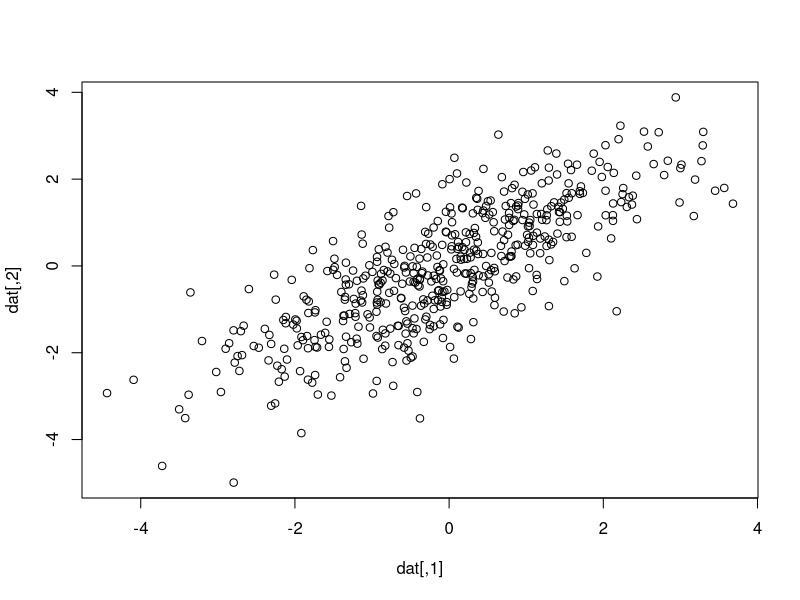
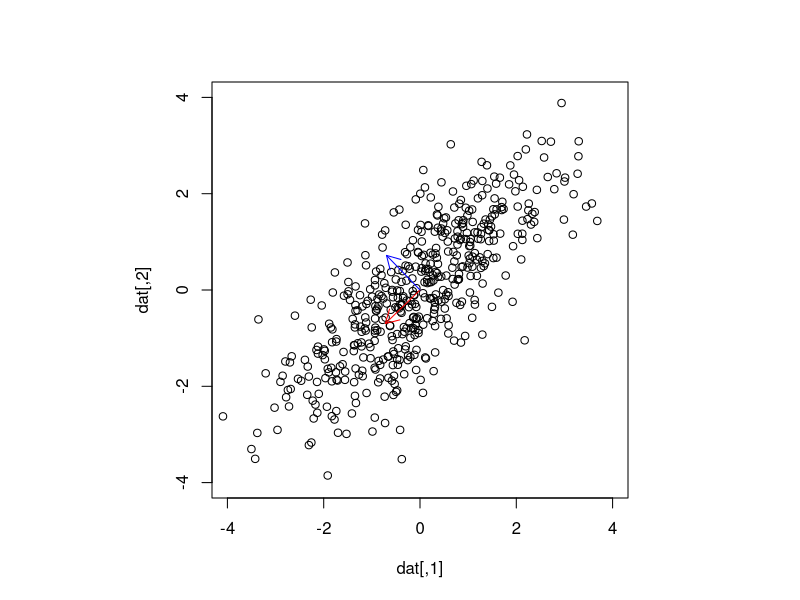
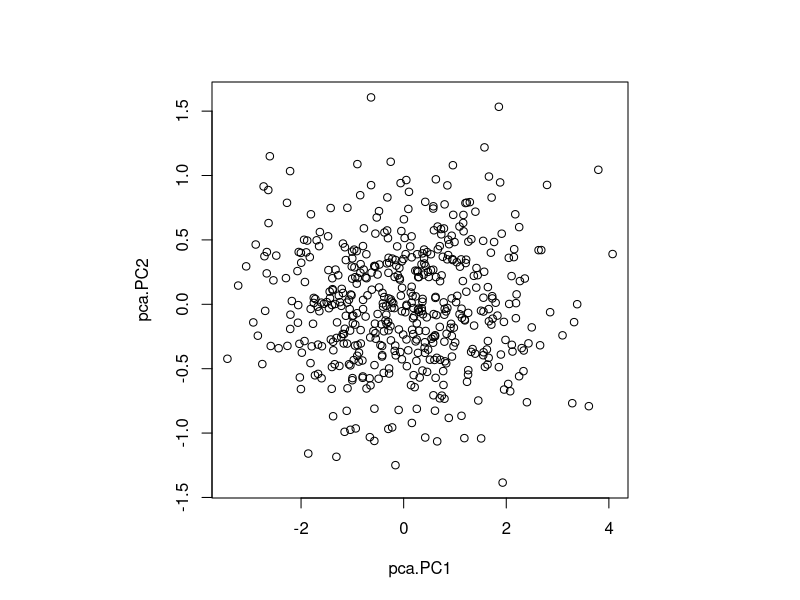
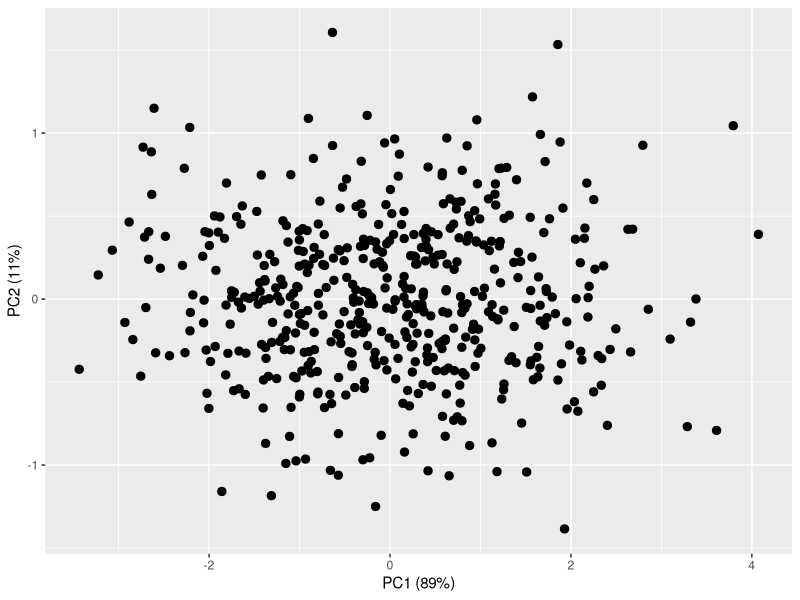
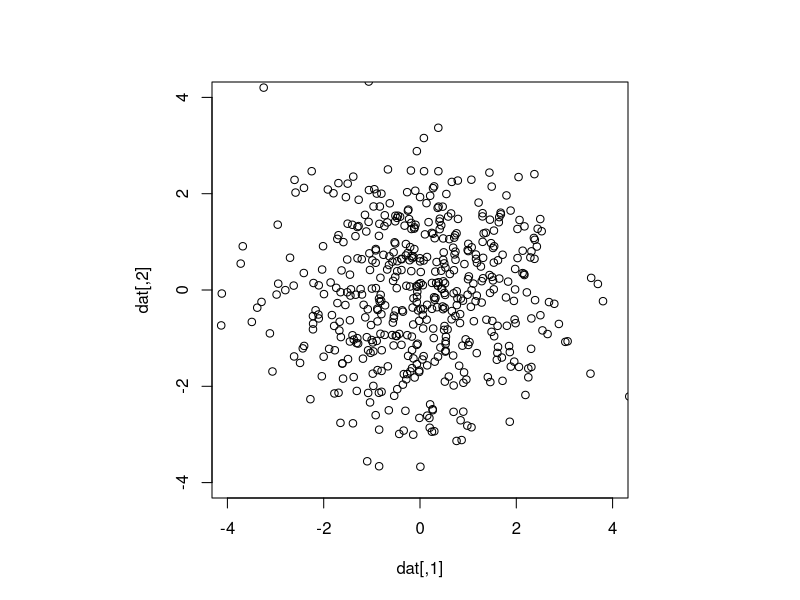
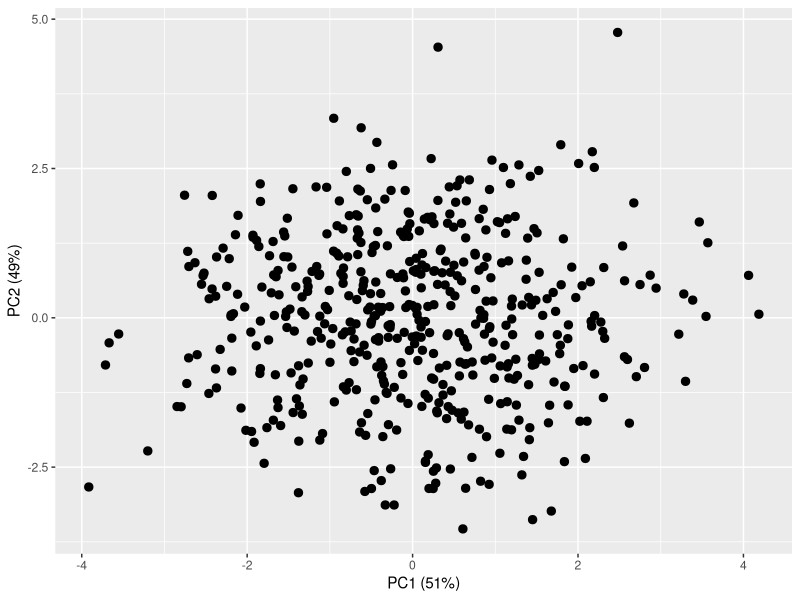
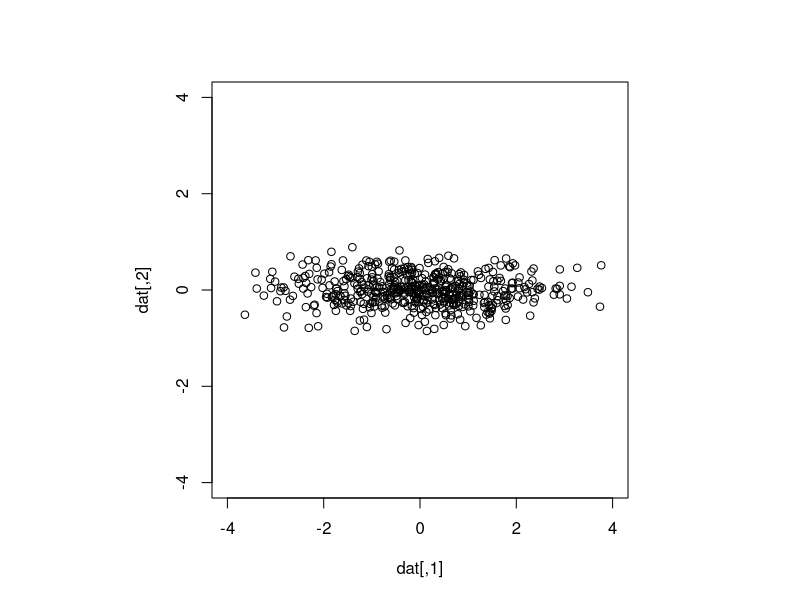
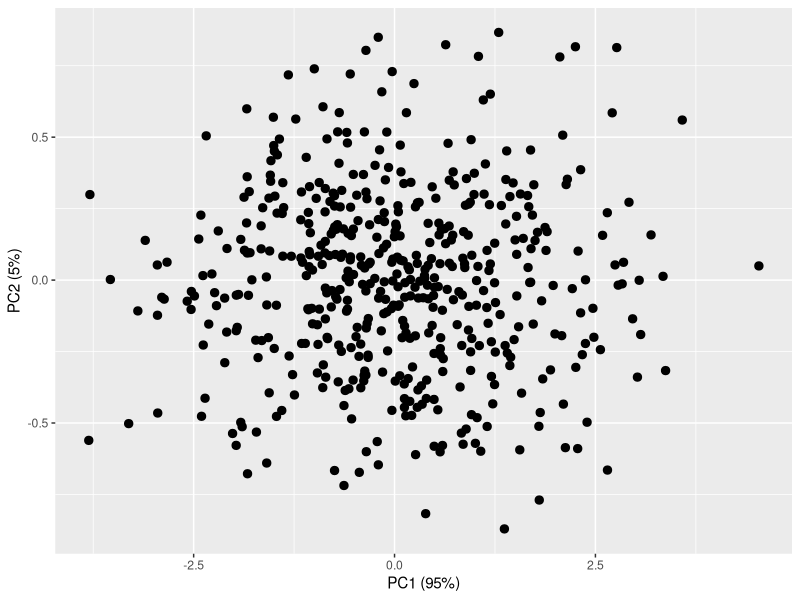

Write the R code that produced these figures, in order.
## ---- chunk 1
##knitr::opts_chunk$set(echo = TRUE)
library(ggplot2)
library(stats)
library(MASS)
library(scales)
## ---- chunk 2
set.seed(666)  ## a bad seed
dat<-mvrnorm(n = 500, mu=c(0,0), Sigma=matrix(c(2,1.5,1.5,2),nrow=2, ncol=2)) 
plot(dat)
## ---- chunk 3
#princomp(dat,cor=FALSE)
temp<-prcomp(dat)
#temp.eigen<-eigen(cov(dat))
temp  ## print the principle components.
pca<-princomp(dat, cor=FALSE)
summary(pca)   ## different output
pca$sdev^2/sum(pca$sdev^2)  ## find proportion of variance explained

## ---- chunk 4
par(pty="s")
plot(dat,ylim=c(-4,4),xlim=c(-4,4))
arrows(0, 0, -0.7185, -0.6955,length=0.15,col="red")
arrows(0, 0, -0.6955, 0.7185,length=0.15,col="blue")
       #col = par("fg"), lty = par("lty"), xpd = FALSE)


## ---- chunk 5
pca <- prcomp(dat,scale.=TRUE,center=TRUE)
pca.data = data.frame(pca = pca$x)
prop.pca <- pca$sdev^2/sum(pca$sdev^2)  ## find proportion of variance explained
plot(pca.PC2~pca.PC1,data=pca.data)  ## using base R

ggplot(pca.data) + geom_point(aes(pca.PC1, pca.PC2), size = 2.5) +
  labs(x = paste("PC1 (", percent(prop.pca[1]), ")", sep=""),
       y = paste("PC2 (", percent(prop.pca[2]), ")", sep=""))


## ---- chunk 6
set.seed(999)
dat<-mvrnorm(n = 500, mu=c(0,0), Sigma=matrix(c(2,0,0,2),nrow=2, ncol=2)) 
par(pty="s")
plot(dat,ylim=c(-4,4),xlim=c(-4,4))

pca <- prcomp(dat)
pca.data = data.frame(pca = pca$x)
prop.pca <- pca$sdev^2/sum(pca$sdev^2)  ## find proportion of variance explained

ggplot(pca.data) + geom_point(aes(pca.PC1, pca.PC2), size = 2.5) +
  labs(x = paste("PC1 (", percent(prop.pca[1]), ")", sep=""),
       y = paste("PC2 (", percent(prop.pca[2]), ")", sep=""))
## ---- chunk 7
set.seed(123)
dat<-mvrnorm(n = 500, mu=c(0,0), Sigma=matrix(c(2,0,0,0.1),nrow=2, ncol=2)) 
par(pty="s")
plot(dat,ylim=c(-4,4),xlim=c(-4,4))

pca <- prcomp(dat)#,scale.=TRUE,center=TRUE)
pca.data = data.frame(pca = pca$x)
prop.pca <- pca$sdev^2/sum(pca$sdev^2)  ## find proportion of variance explained

ggplot(pca.data) + geom_point(aes(pca.PC1, pca.PC2), size = 2.5) +
  labs(x = paste("PC1 (", percent(prop.pca[1]), ")", sep=""),
       y = paste("PC2 (", percent(prop.pca[2]), ")", sep=""))
## ---- chunk 8
## make fake data, create data frame with categorical variable
set.seed(123)
dat<-mvrnorm(n = 500, mu=c(0,0), Sigma=matrix(c(2,1.5,1.5,2),nrow=2, ncol=2)) 
datf<-data.frame(x=dat[,1],y=dat[,2],catgry=NA)
## color the categories by location
datf[which(datf$x>0),]$catgry<-"A"
datf[which(datf$x<0),]$catgry<-"B"
datf$catgry <- as.factor(datf$catgry)
## see what it looks like
plot(y~x, data=datf, col=as.integer(datf$catgry))
## ---- chunk 9
pca <- prcomp(datf[,-3],  ## omit categorical variables
              center = TRUE,  ## can use if you want.
              scale. = TRUE) 

prop.pca <- pca$sdev^2/sum(pca$sdev^2)    ## percent variation explained


plot(pca, type="l") # a "scree" plot (we'll discuss later)

dataset = data.frame(grps = datf[,3], pca = pca$x)

ggplot(dataset) + geom_point(aes(pca.PC1, pca.PC2, colour = grps, shape = grps), size = 2.5) +
  labs(x = paste("PC1 (", percent(prop.pca[1]), ")", sep=""),
       y = paste("PC2 (", percent(prop.pca[2]), ")", sep=""))

#grid.arrange(p1, p2)
## ---- chunk 10
set.seed(123)
dat<-mvrnorm(n = 100, mu=c(0,0), Sigma=matrix(c(2,1.5,1.5,2),nrow=2, ncol=2)) 

datf<-data.frame(x=dat[,1],y=dat[,2],catgry=NA)
datf$catgry<-sample(c("A","B"),size=length(datf$x),replace=TRUE)
datf$catgry <- as.factor(datf$catgry)
plot(y~x, data=datf, col=as.integer(datf$catgry))
## ---- chunk 11
dat<-mvrnorm(n = 500, mu=c(0,0,0), Sigma=matrix(c(0.5,0.1,0.1,0.1,3,0.1,0.1,0.1,5),nrow=3, ncol=3))
par(pty="s")
plot(dat[,c(1,2)],ylim=c(-4,4),xlim=c(-4,4))
plot(dat[,c(1,3)],ylim=c(-4,4),xlim=c(-4,4))
plot(dat[,c(2,3)],ylim=c(-4,4),xlim=c(-4,4))
## ---- chunk 12
pca <- prcomp(dat,  ## omit categorical variables
              center = TRUE,  ## can use if you want.
              scale. = TRUE) 

prop.pca <- pca$sdev^2/sum(pca$sdev^2)    ## percent variation explained


plot(pca, type="l") # a "scree" plot (we'll discuss later)

dataset = data.frame(pca = pca$x)

ggplot(dataset) + geom_point(aes(pca.PC1, pca.PC2), size = 2.5) +
  labs(x = paste("PC1 (", percent(prop.pca[1]), ")", sep=""),
       y = paste("PC2 (", percent(prop.pca[2]), ")", sep=""))


## ---- chunk 13
data("iris")
## ---- chunk 14
ggplot(iris) + geom_point(aes(Sepal.Length, Sepal.Width, colour = Species), size = 2.5) 
## ---- chunk 15
pca <- prcomp(iris[,c(1,2)],  ## omit categorical variables
              center = TRUE,  ## can use if you want.
              scale. = TRUE) 

prop.pca <- pca$sdev^2/sum(pca$sdev^2)    ## percent variation explained


plot(pca, type="l") # a "scree" plot (we'll discuss later)

dataset = data.frame(grps = iris[,5], pca = pca$x)

ggplot(dataset) + geom_point(aes(pca.PC1, pca.PC2, colour = grps), size = 2.5) +
  labs(x = paste("PC1 (", percent(prop.pca[1]), ")", sep=""),
       y = paste("PC2 (", percent(prop.pca[2]), ")", sep=""))

## ---- chunk 16
pca <- prcomp(iris[,-5],  ## omit categorical variables
              center = TRUE,  ## can use if you want.
              scale. = TRUE) 

prop.pca <- pca$sdev^2/sum(pca$sdev^2)    ## percent variation explained


plot(pca, type="l") # a "scree" plot (we'll discuss later)

dataset = data.frame(grps = iris[,5], pca = pca$x)

ggplot(dataset) + geom_point(aes(pca.PC1, pca.PC2, colour = grps), size = 2.5) +
  labs(x = paste("PC1 (", percent(prop.pca[1]), ")", sep=""),
       y = paste("PC2 (", percent(prop.pca[2]), ")", sep=""))

## ---- chunk 17
## from https://www.r-bloggers.com/how-to-perform-pca-on-r/
pca<-princomp(USArrests, cor=TRUE)

